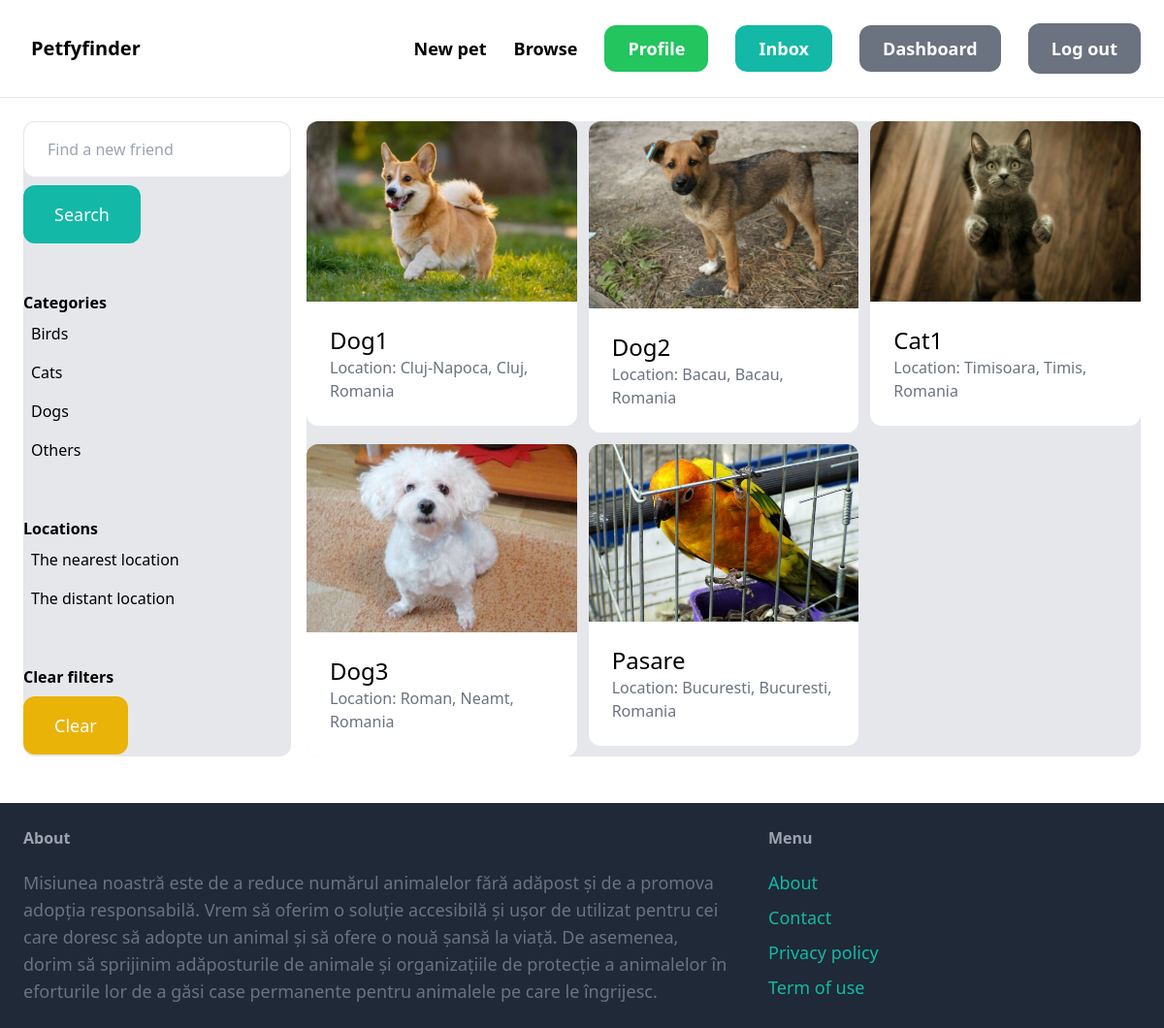
The page /items/ (signed in) on the database its author committed.
### item/models.py (models this page shows, shortened)
class Category(models.Model):
    name = models.CharField(max_length=255)
    class Meta:
        ordering = ('name',)
        verbose_name_plural = 'Categories'

class Item(models.Model):
    category = models.ForeignKey(Category, related_name='items', on_delete=models.CASCADE)
    name = models.CharField(max_length=255)
    description = models.TextField(blank=True, null=True)
    image = models.ImageField(upload_to='item_images', blank=True, null=True)
    location = models.TextField(blank=True, null=True)
    is_adopted = models.BooleanField(default=False)
    created_by = models.ForeignKey(User, related_name='items', on_delete=models.CASCADE)
    created_at = models.DateTimeField(auto_now_add=True)

### item/views.py (the view)
# urls.py: path('', views.items, name='items'),
@login_required
def items(request):
    query = request.GET.get('query', '')
    category_id = request.GET.get('category', 0)
    sort = request.GET.get('sort', '')
    categories = Category.objects.all()
    items = Item.objects.filter(is_adopted=False)
    if category_id:
        items = items.filter(category_id=category_id)
    if query:
        items = items.filter(Q(name__icontains=query) | Q(description__icontains=query))
    if sort == 'crescator':
        items = get_sorted_items(request.user, False)
    else:
        if sort == 'descrescator':
            items = get_sorted_items(request.user, True)
    return render(request, 'item/items.html', {
        'items': items,
        'query': query,
        'categories': categories,
        'category_id': int(category_id),
    })

### item/templates/item/items.html (shortened to what this page needs)
{% extends "core/base.html" %}
{% block content %}
    <div class="pb-6 grid grid-cols-4 gap-4">
        <div class="col-span-1 bg-gray-200 rounded-xl">
            <form method="get" action="{% url 'item:items' %}">
                <input name="query" class="w-full py-4 px-6 border rounded-xl" type="text" value="{{ query }}" placeholder="Find a new friend">
                <button class="mt-2 py-4 px-8 text-lg bg-teal-500 text-white rounded-xl hover:bg-teal-700">Search</button>
            </form>
            <hr class="my-6">
            <p class="font-semibold">Categories</p>
            <ul>
                {% for category in categories %}
                    <li class="py-2 px-2 rounded-xl hover:bg-gray-300 {% if category.id == category_id %} bg-gray-300 {% endif %}">
                        <a href="{% url 'item:items' %}?query={{ query }}&category={{ category.id }}">{{ category.name }}</a>
                    </li>
                {% endfor %}
            </ul>
            <hr class="my-6">
            <p class="font-semibold">Locations</p>
            <ul>
                <li class="py-2 px-2 rounded-xl hover:bg-gray-300 {% if request.GET.sort == 'crescator' %} bg-gray-300 {% endif %}" >
                    <a href="{% url 'item:items' %}?sort=crescator">The nearest location</a>
                </li>
                <li class="py-2 px-2 rounded-xl hover:bg-gray-300 {% if request.GET.sort == 'descrescator' %} bg-gray-300 {% endif %}">
                    <a href="{% url 'item:items' %}?sort=descrescator">The distant location</a>
                </li>
            </ul>
            <hr class="my-6">
            <p class="font-semibold">Clear filters</p>
            <ul>
                <li><a href="{% url 'item:items' %}" class="mt-2 py-4 px-8 inline-block bg-yellow-500 text-lg rounded-xl text-white hover:bg-yellow-700">Clear</a></li>
            </ul>
        </div>
        <div class="col-span-3 bg-gray-200 rounded-xl">
            <div class="grid grid-cols-3 gap-3">
                {% for item in items %}
                    <div>
                        <a href="{% url 'item:detail' item.id %}">
                            <div>
                                <img src="{{ item.image.url }}" class="rounded-t-xl">
                            </div>
                            <div class="p-6 bg-white rounded-b-xl">
                                <h2 class="text-2xl">{{ item.name }}</h2>
                                <p class="text-gray-500">Location: {{ item.location }}</p>
                            </div>
                        </a>
                    </div>
                {% endfor %}
            </div>
        </div>
    </div>
{% endblock %}

### rows shown on the page
Category: name "Birds"
Category: name "Cats"
Category: name "Dogs"
Category: name "Others"
Item: image (picture), name "Dog1", location "Cluj-Napoca, Cluj, Romania"
Item: image (picture), name "Dog2", location "Bacau, Bacau, Romania"
Item: image (picture), name "Cat1", location "Timisoara, Timis, Romania"
Item: image (picture), name "Dog3", location "Roman, Neamt, Romania"
Item: image (picture), name "Pasare", location "Bucuresti, Bucuresti, Romania"
